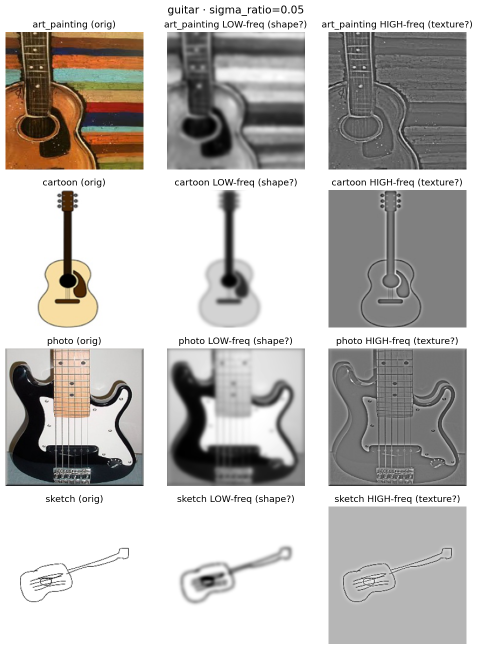
#> input picture experiments/ablation/freq_check/freq_guitar_sigma0.05.png, 956 x 1299 px, given as the content of the folder earning/PFLlib/dataset/PACS/rawdata/PACS/art_painting/guitar, which was not available (shown at 1/2 size)
$ python freq_intuition_check.py
#> lines starting #> are read from the running program, lines starting #| are printed output that depends on the picture; pictures that were not available may be replaced by others from this repository, and a replacement may not be noted
"""验证"低频=结构/形状, 高频=纹理/笔触"的频率分解直觉.

输入: PACS 4 domain 的同 class 图片 (guitar)
做法: 对每张图的灰度版做 2D FFT → 低通/高通 mask → IFFT → 可视化
输出: 3 列 (原图 / 低频 / 高频) × 4 行 (4 domain) 的对比图
"""
import argparse, os, glob
import numpy as np
from PIL import Image
import matplotlib
matplotlib.use('Agg')
import matplotlib.pyplot as plt


def gaussian_mask(shape, sigma_ratio):
    """中心 Gaussian 低通 mask. sigma_ratio 是 sigma/min(H,W) 比例."""
    H, W = shape
    cy, cx = H // 2, W // 2
    yy, xx = np.ogrid[:H, :W]
    r2 = (yy - cy)**2 + (xx - cx)**2
    sigma = sigma_ratio * min(H, W)
    return np.exp(-r2 / (2 * sigma**2))


def fft_filter(img_gray, mask):
    """对灰度图做 FFT → mask → IFFT, 返回实数重建图."""
    F = np.fft.fftshift(np.fft.fft2(img_gray))
    F_filtered = F * mask
    recon = np.fft.ifft2(np.fft.ifftshift(F_filtered)).real
    return recon


def load_image(path, size=256):
#> called with path = '_only/freq_guitar_sigma0.05.png', size = 256
    img = Image.open(path).convert('RGB')
    img = img.resize((size, size))
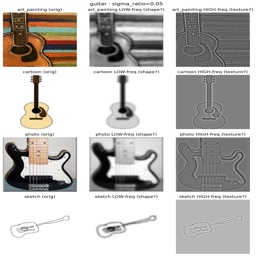
#> img: PIL image 256x256 RGB; mean R, G, B 189.8, 186.8, 183.9
    return np.array(img)


def main():
    ap = argparse.ArgumentParser()
    ap.add_argument('--root', default='/root/autodl-tmp/federated-learning/PFLlib/dataset/PACS/rawdata/PACS')
    ap.add_argument('--cls', default='guitar', help='class name')
    ap.add_argument('--out', default='/tmp/freq_check')
    ap.add_argument('--sigma_ratios', default='0.05,0.10,0.20',
                    help='list of sigma ratios to try')
    ap.add_argument('--size', type=int, default=256)
    args = ap.parse_args()

    os.makedirs(args.out, exist_ok=True)
    domains = ['art_painting', 'cartoon', 'photo', 'sketch']
    sigma_list = [float(s) for s in args.sigma_ratios.split(',')]

    # 每个 domain 随机挑 1 张 guitar
    imgs = {}
    for d in domains:
        folder = os.path.join(args.root, d, args.cls)
        files = sorted(glob.glob(os.path.join(folder, '*.jpg')) +
                       glob.glob(os.path.join(folder, '*.png')))
        if not files:
            print(f'WARN: no images in {folder}')
            continue
        # 取第一张
        imgs[d] = load_image(files[0], size=args.size)
        print(f'loaded {d}/{args.cls}/{os.path.basename(files[0])}')

    # 对每个 sigma_ratio 画一张图
    for sigma_r in sigma_list:
        # rows = 4 domains, cols = 原图 + 低频 + 高频
        fig, axes = plt.subplots(len(domains), 3, figsize=(9, 3*len(domains)))
        if len(domains) == 1:
            axes = axes.reshape(1, -1)

        for i, d in enumerate(domains):
            if d not in imgs:
                for j in range(3):
                    axes[i, j].axis('off')
                continue
            img_rgb = imgs[d]
            img_gray = img_rgb.mean(axis=2)           # HxW

            mask = gaussian_mask(img_gray.shape, sigma_r)

            low  = fft_filter(img_gray, mask)          # 低通保留
            high = fft_filter(img_gray, 1 - mask)      # 高通保留

            # 归一化到 [0, 255] 显示
            def norm(x):
                x = x - x.min()
                return x / (x.max() + 1e-8)

            axes[i, 0].imshow(img_rgb)
            axes[i, 0].set_title(f'{d} (orig)'); axes[i, 0].axis('off')
            axes[i, 1].imshow(norm(low), cmap='gray')
            axes[i, 1].set_title(f'{d} LOW-freq (shape?)'); axes[i, 1].axis('off')
            axes[i, 2].imshow(norm(high), cmap='gray')
            axes[i, 2].set_title(f'{d} HIGH-freq (texture?)'); axes[i, 2].axis('off')

        plt.suptitle(f'{args.cls} · sigma_ratio={sigma_r}', fontsize=14)
        plt.tight_layout()
        png = os.path.join(args.out, f'freq_{args.cls}_sigma{sigma_r:.2f}.png')
        plt.savefig(png, dpi=110, bbox_inches='tight')
        plt.close()
        print(f'saved {png}')
#> this loop made 3 passes
#> sigma_r on passes 1 to 3: 0.05, 0.1, 0.2
#> pass 1, in gaussian_mask, `r2 = (yy - cy)**2 + (xx - cx)**2`:
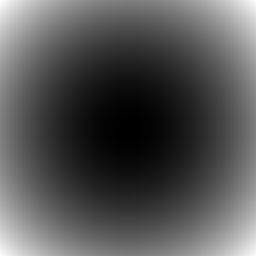
#> r2: shape (256, 256) int64; min 0, max 32768, mean 10923; drawn with min black and max white
#> pass 1, in fft_filter (call 2), `recon = np.fft.ifft2(np.fft.ifftshift(F_filtered)).real`:
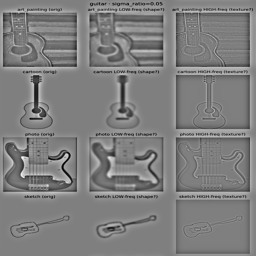
#> recon: shape (256, 256) float64; min -160.3, max 161.3, mean 0; drawn with min black and max white
#> pass 1, in main, `plt.savefig(png, dpi=110, bbox_inches='tight')`:
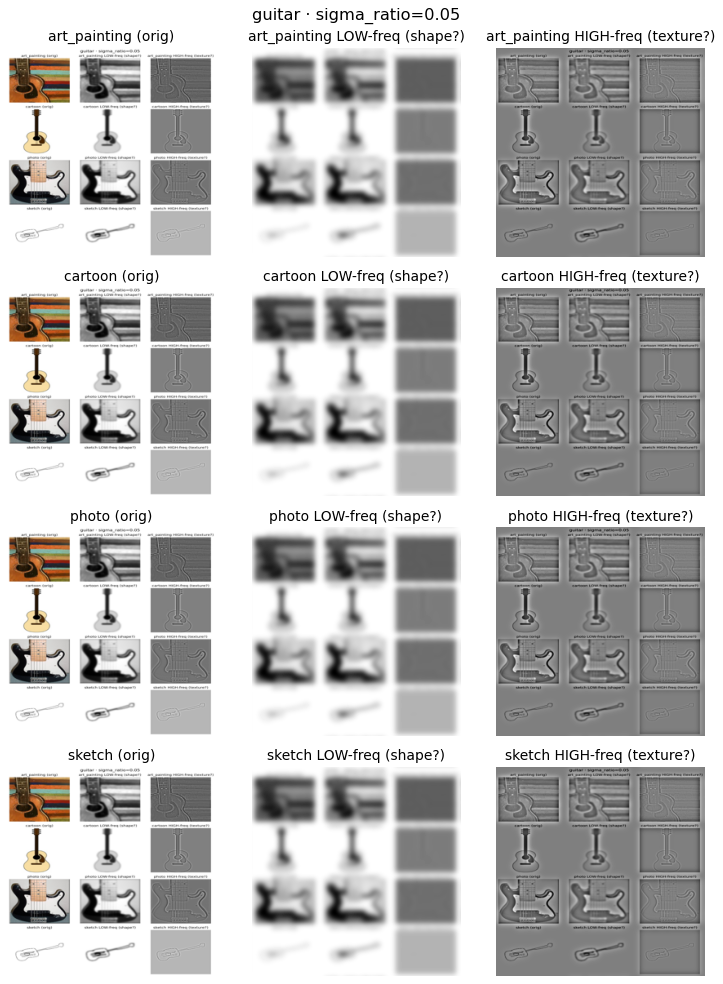
#> figure drawn by matplotlib, 12 panels
#> after the loop:
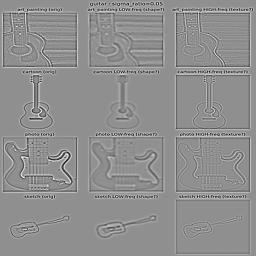
#> high: shape (256, 256) float64; min -93.99, max 72.48, mean 0; drawn with min black and max white
#> after the loop:
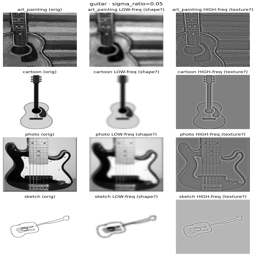
#> img_gray: shape (256, 256) float64; min 0, max 255, mean 186.8
#> after the loop:
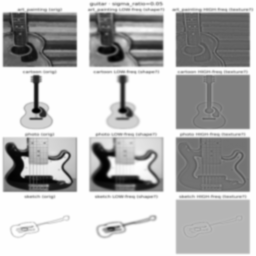
#> low: shape (256, 256) float64; min 0.243, max 255.2, mean 186.8; drawn with min black and max white


if __name__ == '__main__':
    main()
